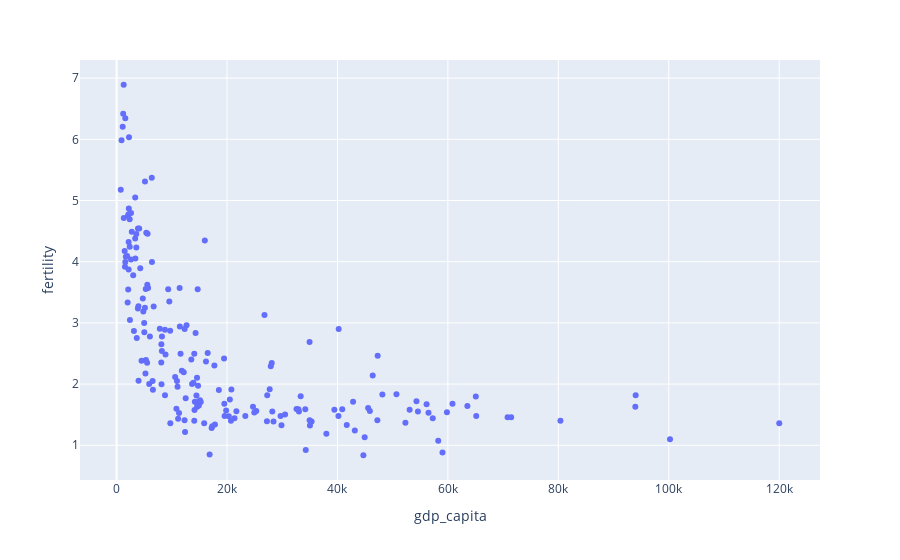

Notebook source saved alongside this figure:
### Markdown cell above
Create a scatter plot showing the relationship between GDP per capita and fertility rate in 2020. No optimizations and customizations are needed at this point.

### Code cell
px.scatter(df20, x='gdp_capita', y='fertility')

### Figure 1 — Plotly figure (JSON) as saved in the notebook; plotly's stock layout.template omitted (floating-point values rounded to 4 significant figures; data arrays with more than 128 entries replaced by an {"elided": "..."} marker saying what was removed)
{"data": [{"hovertemplate": "gdp_capita=%{x}<br>fertility=%{y}<extra></extra>", "legendgroup": "", "marker": {"color": "#636efa", "symbol": "circle"}, "mode": "markers", "name": "", "orientation": "v", "showlegend": false, "type": "scatter", "x": {"elided": "217 float values"}, "xaxis": "x", "y": {"elided": "217 float values"}, "yaxis": "y"}], "layout": {"legend": {"tracegroupgap": 0}, "margin": {"t": 60}, "xaxis": {"anchor": "y", "domain": [0, 1], "title": {"text": "gdp_capita"}}, "yaxis": {"anchor": "x", "domain": [0, 1], "title": {"text": "fertility"}}}}
